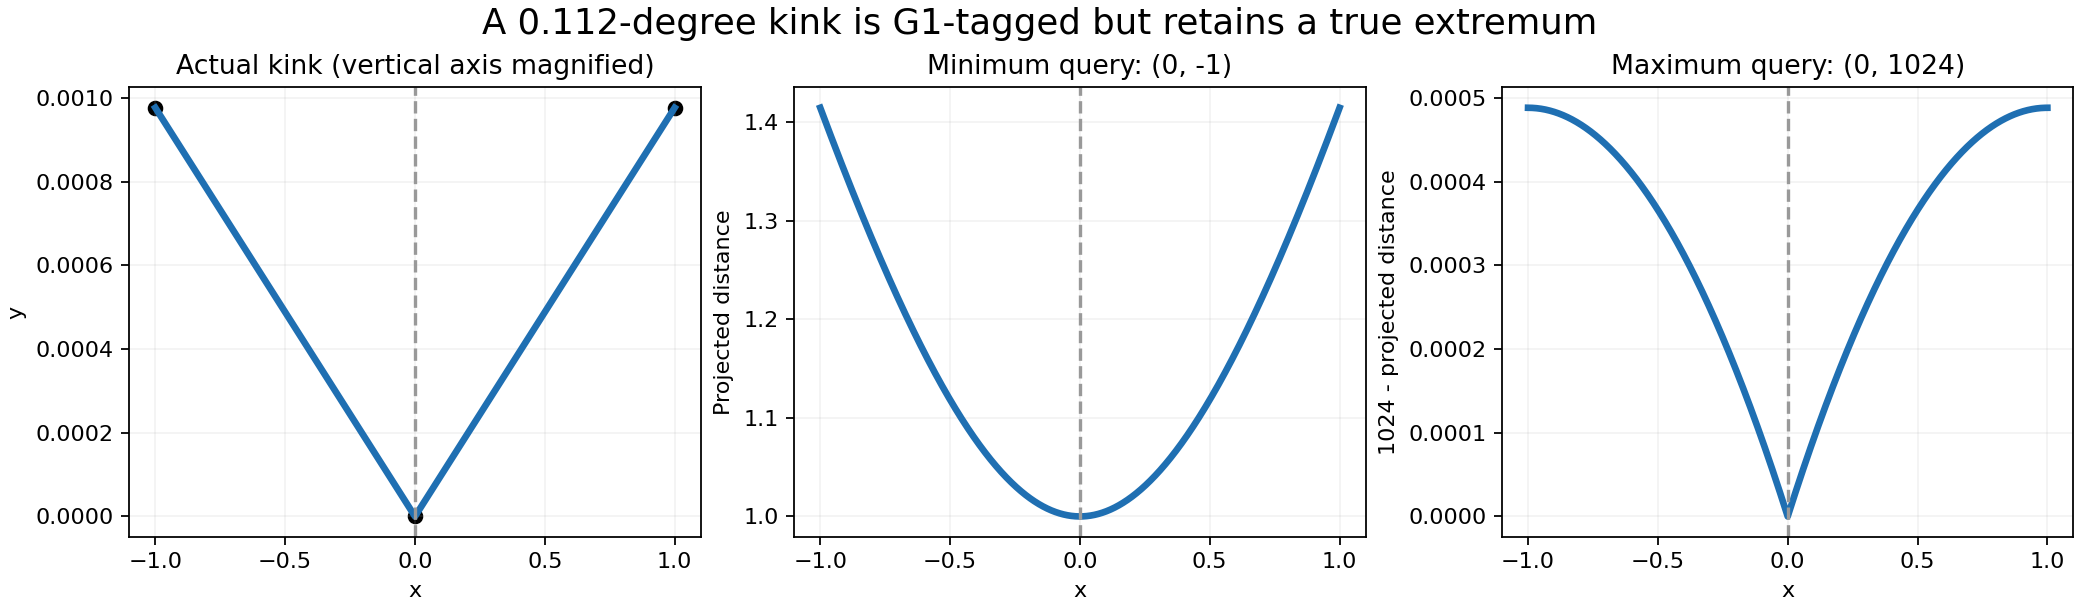

Write Python code to recreate this figure.
"""Draw the exact dyadic near-collinear join from review 4501494576."""
from pathlib import Path
import numpy as np
import matplotlib.pyplot as plt

x = np.linspace(-1, 1, 2001)
y = abs(x) / 1024
fig, axes = plt.subplots(1, 3, figsize=(13, 3.8), layout="constrained")
axes[0].plot(x, y, color="#1f6fb2", lw=3)
axes[0].scatter([-1, 0, 1], [1/1024, 0, 1/1024], color="black")
axes[0].set(title="Actual kink (vertical axis magnified)", xlabel="x", ylabel="y")
axes[1].plot(x, np.sqrt(x*x+(y+1)**2), color="#1f6fb2", lw=3)
axes[1].set(title="Minimum query: (0, -1)", xlabel="x", ylabel="Projected distance")
# Stable difference of squares avoids subtracting nearly equal distances.
q = x*x + y*y - 2048*y
gap = -q / (1024 + np.sqrt(1024**2 + q))
axes[2].plot(x, gap, color="#1f6fb2", lw=3)
axes[2].set(title="Maximum query: (0, 1024)", xlabel="x", ylabel="1024 - projected distance")
for ax in axes:
    ax.axvline(0, color="#999999", ls="--", lw=1.5)
    ax.grid(alpha=.15)
fig.suptitle("A 0.112-degree kink is G1-tagged but retains a true extremum", fontsize=16)
fig.savefig(Path(__file__).with_suffix(".png"), dpi=160)
